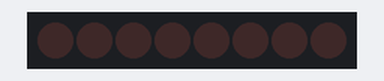
This sketch was run on a simulated Arduino Uno, built with avr-gcc and run on an emulated ATmega328P. On the bench: 8 shift-register outputs drawn as a row of LEDs (first output left, lit = HIGH). Wiring (inferred from the names in the program): shift register (74HC595): data pin 11; shift clock pin 12; latch pin 8; OE pin 3. Wiring (inferred from the signals the program sends): row of LEDs: on Q0, Q1, Q2, Q3, Q4, Q5, Q6, Q7.

Above: at 0.02 s.
At 0.37 s:
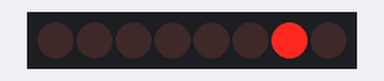
At 0.72 s:
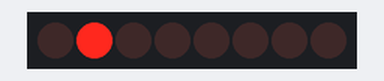
At 1.47 s:
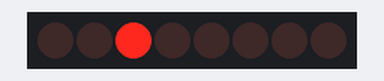
At 2.18 s:
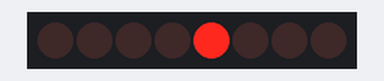
At 2.93 s:
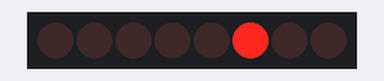
Timing chart, 0 to 3.2 s (numbered marks = the images above):
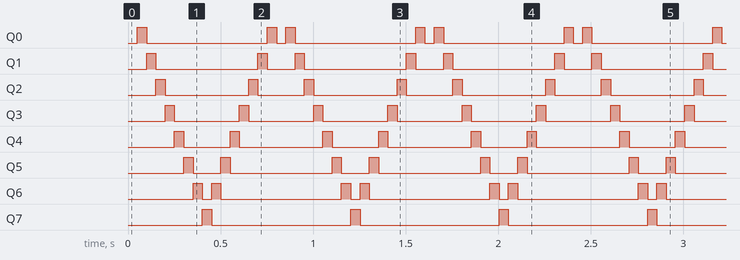

The sketch:

shiftregister_test2.ino
```cpp
//Pin connected to ST_CP of 74HC595
int latchPin = 8;
//Pin connected to SH_CP of 74HC595
int clockPin = 12;
////Pin connected to DS of 74HC595
int dataPin = 11;
int outputEnablePin = 3;
int timer = 50;

byte leds = B11111111;

long randomnumber;


void setup() {
  //set pins to output so you can control the shift register
  pinMode(latchPin, OUTPUT);
  pinMode(clockPin, OUTPUT);
  pinMode(dataPin, OUTPUT);
  pinMode(outputEnablePin, OUTPUT);
  Serial.begin(9600);
  randomSeed(analogRead(A0));
  }

void loop() {
  // put your main code here, to run repeatedly:
    setBrightness(255);


  digitalWrite(latchPin, LOW);
  shiftOut(dataPin, clockPin, LSBFIRST, B11111111);
  digitalWrite(latchPin, HIGH);
  delay(timer);
  digitalWrite(latchPin, LOW);
  shiftOut(dataPin, clockPin, LSBFIRST, B01111111);
  digitalWrite(latchPin, HIGH);
  delay(timer);
  digitalWrite(latchPin, LOW);
  shiftOut(dataPin, clockPin, LSBFIRST, B10111111);
  digitalWrite(latchPin, HIGH);
  delay(timer);
  digitalWrite(latchPin, LOW);
  shiftOut(dataPin, clockPin, LSBFIRST, B11011111);
  digitalWrite(latchPin, HIGH);
  delay(timer);
  digitalWrite(latchPin, LOW);
  shiftOut(dataPin, clockPin, LSBFIRST, B11101111);
  digitalWrite(latchPin, HIGH);
  delay(timer);
  digitalWrite(latchPin, LOW);
  shiftOut(dataPin, clockPin, LSBFIRST, B11110111);
  digitalWrite(latchPin, HIGH);
  delay(timer);
  digitalWrite(latchPin, LOW);
  shiftOut(dataPin, clockPin, LSBFIRST, B11111011);
  digitalWrite(latchPin, HIGH);
  delay(timer);
  digitalWrite(latchPin, LOW);
  shiftOut(dataPin, clockPin, LSBFIRST, B11111101);
  digitalWrite(latchPin, HIGH);
  delay(timer);
  digitalWrite(latchPin, LOW);
  shiftOut(dataPin, clockPin, LSBFIRST, B11111110);
  digitalWrite(latchPin, HIGH);
  delay(timer);
  digitalWrite(latchPin, LOW);
  shiftOut(dataPin, clockPin, LSBFIRST, B11111101);
  digitalWrite(latchPin, HIGH);
  delay(timer);
  digitalWrite(latchPin, LOW);
  shiftOut(dataPin, clockPin, LSBFIRST, B11111011);
  digitalWrite(latchPin, HIGH);
  delay(timer);
  digitalWrite(latchPin, LOW);
  shiftOut(dataPin, clockPin, LSBFIRST, B11110111);
  digitalWrite(latchPin, HIGH);
  delay(timer);
  digitalWrite(latchPin, LOW);
  shiftOut(dataPin, clockPin, LSBFIRST, B11101111);
  digitalWrite(latchPin, HIGH);
  delay(timer);
  digitalWrite(latchPin, LOW);
  shiftOut(dataPin, clockPin, LSBFIRST, B11011111);
  digitalWrite(latchPin, HIGH);
  delay(timer);
  digitalWrite(latchPin, LOW);
  shiftOut(dataPin, clockPin, LSBFIRST, B10111111);
  digitalWrite(latchPin, HIGH);
  delay(timer);
  digitalWrite(latchPin, LOW);
  shiftOut(dataPin, clockPin, LSBFIRST, B01111111);
  digitalWrite(latchPin, HIGH);
  delay(timer);


  /*
  for (int i = 0; i <= 255; i++){
  digitalWrite(latchPin, LOW);
  shiftOut(dataPin, clockPin, LSBFIRST, i);
  digitalWrite(latchPin, HIGH);
  delay(100);
  }

  digitalWrite(latchPin, LOW);
  shiftOut(dataPin, clockPin, LSBFIRST, 0);
  digitalWrite(latchPin, HIGH);
  delay(1000);
  digitalWrite(latchPin, LOW);
  shiftOut(dataPin, clockPin, LSBFIRST, 255);
  digitalWrite(latchPin, HIGH);
  delay(1000);

 /* for (byte b = 255; b > 0; b--)
  {
    setBrightness(b);
    delay(50);
    Serial.println(b);
  }
  delay(1000);

  for (byte c = 0; c >= 255; c++)
  {
    setBrightness(c);
    delay(50);
    Serial.println(c);
  }  */

}

void setBrightness(byte brightness)
{
  analogWrite(outputEnablePin, 255-brightness);
}
```

Measured:
- by itself, Q0: repeats every 0.80 s: LOW 0.65 s, HIGH 0.05 s, LOW 0.05 s, HIGH 0.05 s
- by itself, Q1: repeats every 0.80 s: LOW 0.55 s, HIGH 0.05 s, LOW 0.15 s, HIGH 0.05 s
- by itself, Q2: repeats every 0.80 s: LOW 0.45 s, HIGH 0.05 s, LOW 0.25 s, HIGH 0.05 s
- by itself, Q3: alternates HIGH for 0.05 s and LOW for 0.35 s
- by itself, Q4: repeats every 0.80 s: LOW 0.25 s, HIGH 0.05 s, LOW 0.45 s, HIGH 0.05 s
- by itself, Q5: repeats every 0.80 s: LOW 0.15 s, HIGH 0.05 s, LOW 0.55 s, HIGH 0.05 s
- by itself, Q6: repeats every 0.80 s: LOW 0.05 s, HIGH 0.05 s, LOW 0.65 s, HIGH 0.05 s
- by itself, Q7: alternates HIGH for 0.05 s and LOW for 0.75 s
